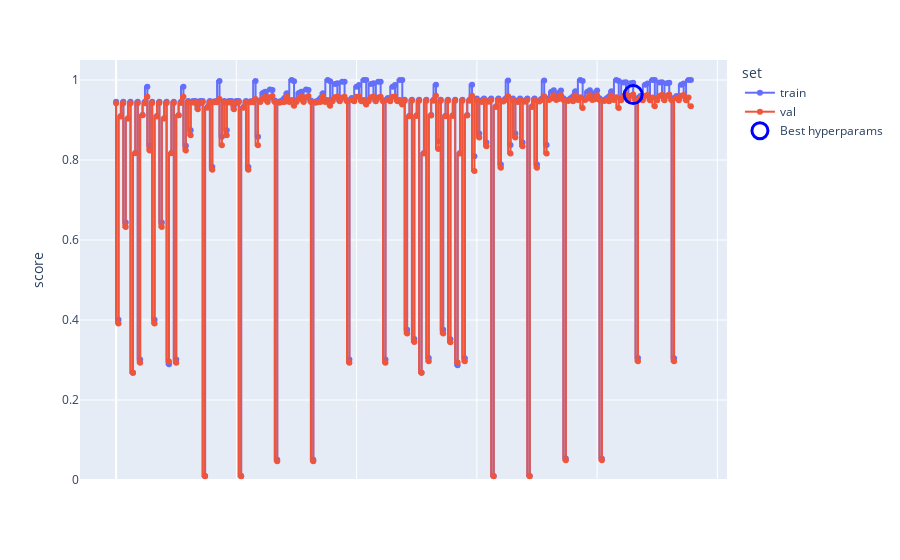

The cell this chart's notebook holds for it:
### Markdown cell above
# SVM - Kernel Lineare, Poly, RBF

Il classificatore **Support Vector Machine** è un modello di apprendimento supervisionato basato sulla ricerca dell'iperpiano di separazione ottimo in uno spazio vettoriale ad alta dimensionalità.

## 1. Formulazione Matematica (Caso Lineare)

Sia dato un dataset di addestramento $\mathcal T=\{(\mathbf{x}_i,y_i)\}_{i=1}^n$ , dove $\mathbf{x}_i\in\mathbb R^d$ rappresenta il vettore delle feature e $y_i\in\{-1,1\}$ è l'etichetta di classe. L'obiettivo della SVM è individuare un iperpiano definito dall'equazione:
$$\mathbf w^T\mathbf x+b=0$$

che separi le classi massimizzando il **margine** geometrico, ovvero la distanza tra l'iperpiano e i punti più vicini di ogni classe (i vettori di supporto).

Il problema di ottimizzazione per una SVM a margine "soffice" (*Soft-Margin SVM*) è formulato come segue:
$$\min_{\mathbf w,b,\xi}\frac{1}{2}||\mathbf w||^2+C\sum_{i=1}^n\xi_i$$

soggetto ai vincoli:
$$y_i(\mathbf w^T\mathbf x+b)\geq1-\xi_i,\quad\xi_i\geq0$$

Dove:

* $\frac{2}{||\mathbf w||}$ rappresenta l'ampiezza del margine.
* $\xi_i$ sono le **variabili di slack** che permettono la classificazione errata di alcuni punti per gestire dati non perfettamente separabili (rumore).
* $C\gt0$ è il parametro di regolarizzazione che controlla il trade-off tra la massimizzazione del margine e la minimizzazione dell'errore di addestramento.

## 2. Rappresentazione Duale e Kernel Trick

Attraverso l'uso dei moltiplicatori di Lagrange $\alpha_i$, il problema può essere espresso nella sua **forma duale**, che dipende esclusivamente dal prodotto scalare tra i vettori di input:
$$\max_\alpha\sum_{i=1}^n\alpha_i-\frac{1}{2}\sum_{i,j=1}^n\alpha_i\alpha_jy_iy_j(\mathbf{x}_i^T\mathbf x_j)$$

Questa formulazione permette l'applicazione del **Kernel Trick**. Se i dati non sono linearmente separabili nello spazio originale, vengono mappati in uno spazio di Hilbert ad alta dimensionalità $\mathcal H$ tramite una funzione non lineare $\phi(\mathbf x)$. Il prodotto scalare $\phi(\mathbf x_i)^T\phi(\mathbf x_j)$ viene sostituito da una funzione **Kernel** $\mathcal K(\mathbf x_i,\mathbf x_j)$:
$$\mathcal K(\mathbf x_i,\mathbf x_j)=\phi(\mathbf x_i)^T\phi(\mathbf x_j)$$

## 3. Tipologie di Kernel

La scelta della funzione Kernel determina la geometria del confine di decisione (*decision boundary*). Le principali funzioni utilizzate sono:

### A. Kernel Lineare

Utilizzato quando i dati sono già linearmente separabili nello spazio delle feature originale.
$$\mathcal K(\mathbf x,\mathbf z)=\mathbf x^T\mathbf z$$

### B. Kernel Polinomiale

Permette di modellare interazioni tra feature fino al grado $d$.
$$\mathcal K(\mathbf x,\mathbf z)=(\gamma\mathbf x^T\mathbf z+r)^d$$

### C. Radial Basis Function (RBF / Gaussiano)

È il kernel più diffuso e potente per gestire relazioni non lineari complesse. Mappa i dati in uno spazio a dimensionalità infinita.
$$\mathcal K(\mathbf x,\mathbf z)=\exp(-\gamma||\mathbf x-\mathbf z||^2)$$


Il parametro $\gamma$ controlla l'ampiezza della campana gaussiana: valori elevati portano a un adattamento molto stretto ai dati (rischio overfitting).

### Code cell
pipe_svm = Pipeline([
    ('preprocessor',preprocessor),
    ('scaler', StandardScaler()),
    ('pca', PCA(n_components=0.95)),
    ('svm', SVC())
])

param_grid_svm = {
    'pca': [PCA(n_components=0.95),'passthrough'],
    'svm__kernel': ['linear','poly', 'rbf'],
    'svm__C': [0.01, 0.1, 1.0,10.0],
    'svm__gamma': ['scale','auto',0.001,0.01,0.1],
    'svm__class_weight': [None,'balanced']
}

mean_train_scores, mean_test_scores, params, best_svm = iperparametri_ott_pipe(pipe_svm, param_grid_svm, X_train, y_train)
plot_hyperp(mean_train_scores, mean_test_scores, params)

if best_svm.named_steps['pca'] == 'passthrough':
    clf  = best_svm.named_steps['svm']
    print("PCA: passthrough")
    print(f"Best pipeline\n\tKernel: {clf.kernel}\n\tC: {clf.C}\n\tClass weight: {clf.class_weight}\
          \n\tSupport vectors: {clf.n_support_}\n\tNumber of support vectors: {clf.n_support_.sum()}")
    if clf.kernel != 'linear':
        print(f"\tGamma: {clf.gamma}\n")
else:
    print("PCA: 0.95 variance")
    pca = best_svm.named_steps['pca']
    print(f"PCA components: {pca.n_components_}")
    print(f"Explained variance: {pca.explained_variance_ratio_.sum():.3f}")

### Figure 1 — Plotly figure (JSON) as saved in the notebook; plotly's stock layout.template omitted (floating-point values rounded to 4 significant figures; data arrays with more than 128 entries replaced by an {"elided": "..."} marker saying what was removed)
{"data": [{"customdata": {"elided": "240x1 str values"}, "hovertemplate": "set=train<br>score=%{y}<br>hyperparams=%{customdata[0]}<extra></extra>", "legendgroup": "train", "line": {"color": "#636efa", "dash": "solid", "shape": "vh"}, "marker": {"symbol": "circle"}, "mode": "markers+lines", "name": "train", "orientation": "v", "showlegend": true, "type": "scatter", "x": {"elided": "240 int values"}, "xaxis": "x", "y": {"elided": "240 float values"}, "yaxis": "y"}, {"customdata": {"elided": "240x1 str values"}, "hovertemplate": "set=val<br>score=%{y}<br>hyperparams=%{customdata[0]}<extra></extra>", "legendgroup": "val", "line": {"color": "#EF553B", "dash": "solid", "shape": "vh"}, "marker": {"symbol": "circle"}, "mode": "markers+lines", "name": "val", "orientation": "v", "showlegend": true, "type": "scatter", "x": {"elided": "240 int values"}, "xaxis": "x", "y": {"elided": "240 float values"}, "yaxis": "y"}, {"marker": {"color": "blue", "line": {"color": "blue", "width": 3}, "size": 18, "symbol": "circle-open"}, "mode": "markers", "name": "Best hyperparams", "type": "scatter", "x": [215], "y": [0.9635]}], "layout": {"legend": {"title": {"text": "set"}, "tracegroupgap": 0}, "margin": {"t": 60}, "xaxis": {"anchor": "y", "domain": [0, 1], "showticklabels": false, "title": {"text": ""}}, "yaxis": {"anchor": "x", "domain": [0, 1], "range": [0, 1.05], "title": {"text": "score"}}}}
